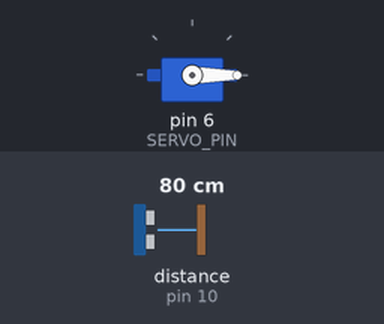
The sketch below on a simulated Arduino Uno, built with avr-gcc and run on an emulated ATmega328P. On the bench: servo. Wiring (inferred from the names in the program): ultrasonic range finder: trigger pin 9; echo pin 10. Inputs (shaded band) come from the test bench; at power-on: distance to the obstacle (sensor on pin 10) 80 cm. The echo pulse lasts 58.3 µs per cm; what the sketch prints to the serial monitor is not drawn.

Above: at 1.01 s.
2.3 s: distance to the obstacle (sensor on pin 10) set to 2 cm
At 2.8 s:
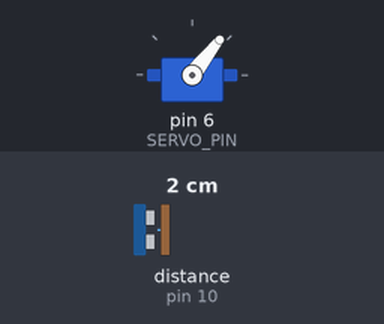
5.3 s: distance to the obstacle (sensor on pin 10) set to 299 cm
At 5.46 s:
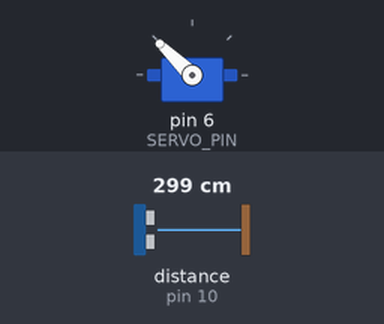
Timing chart, 0 to 14.3 s (numbered marks = the images above; inputs shaded):
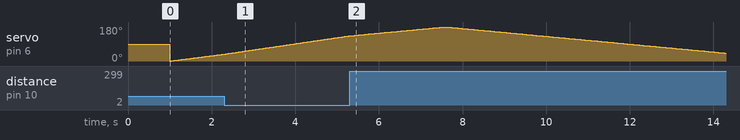

Measured:
- by itself, servo on pin 6 (SERVO_PIN): rises from 133° to 180° in 2.2 s, then falls to 42° in 6.7 s

The sketch:

radar.ino
```cpp
// Radar System Using Ultrasonic Sensor and Arduino
// Author: Lakki Thejesh Kumar
// Project: Mini Project - B.E. ECE (AI & ML)
// Vel Tech Rangarajan Dr. Sagunthala R&D Institute

#include <Servo.h>

// Pin definitions
const int TRIG_PIN = 9;
const int ECHO_PIN = 10;
const int SERVO_PIN = 6;

Servo radarServo;

long duration;
int distance;
int angle;

void setup() {
  Serial.begin(9600);
  pinMode(TRIG_PIN, OUTPUT);
  pinMode(ECHO_PIN, INPUT);
  radarServo.attach(SERVO_PIN);
  delay(1000);
}

void loop() {
  // Sweep from 0 to 180 degrees
  for (angle = 0; angle <= 180; angle++) {
    radarServo.write(angle);
    delay(30);
    distance = measureDistance();
    printData(angle, distance);
  }

  // Sweep from 180 to 0 degrees
  for (angle = 180; angle >= 0; angle--) {
    radarServo.write(angle);
    delay(30);
    distance = measureDistance();
    printData(angle, distance);
  }
}

int measureDistance() {
  // Send ultrasonic pulse
  digitalWrite(TRIG_PIN, LOW);
  delayMicroseconds(2);
  digitalWrite(TRIG_PIN, HIGH);
  delayMicroseconds(10);
  digitalWrite(TRIG_PIN, LOW);

  // Read echo
  duration = pulseIn(ECHO_PIN, HIGH);

  // Calculate distance in cm
  int dist = duration * 0.034 / 2;

  // Limit range to 40cm
  if (dist > 40) dist = 40;

  return dist;
}

void printData(int ang, int dist) {
  // Send data to Processing IDE for radar display
  Serial.print(ang);
  Serial.print(",");
  Serial.print(dist);
  Serial.print(".");
}
```
